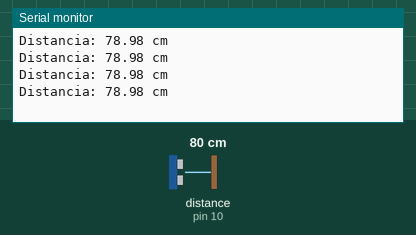
A sketch run on a simulated Arduino Uno, built with avr-gcc and run on an emulated ATmega328P. Shown: the last lines printed to the serial monitor. Wiring (inferred from the names in the program): ultrasonic range finder: trigger pin 9; echo pin 10. Inputs (shaded band) come from the test bench; at power-on: distance to the obstacle (sensor on pin 10) 80 cm. The echo pulse lasts 58.3 µs per cm.

Above: at 1.2 s.
1.3 s: distance to the obstacle (sensor on pin 10) set to 2 cm
At 1.74 s:
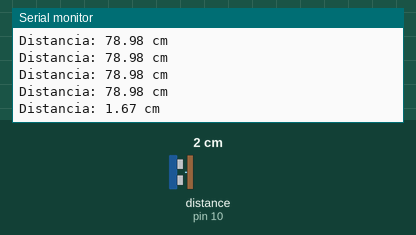
2.8 s: distance to the obstacle (sensor on pin 10) set to 4 cm
At 2.94 s:
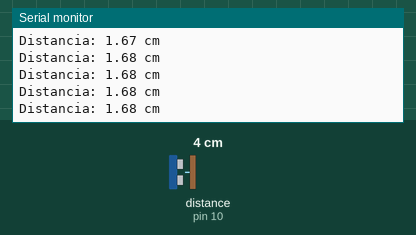
Timing chart, 0 to 5.8 s (numbered marks = the images above; inputs shaded):
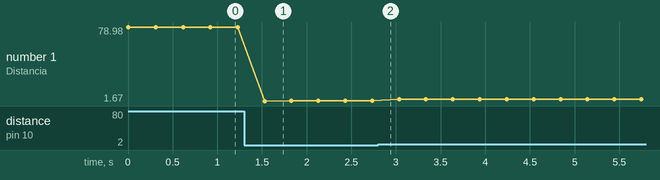

The sketch:

SENSOR_ULTRASONICO.ino
```cpp
#include <Arduino.h>

#define TRIG 9
#define ECHO 10

long duracion;
float distancia;

void setup() {
  Serial.begin(115200);
  pinMode(TRIG, OUTPUT);
  pinMode(ECHO, INPUT);
}

void loop() {
  distancia = medirDistancia();

  Serial.print("Distancia: ");
  Serial.print(distancia);
  Serial.println(" cm");

  delay(300);
}

float medirDistancia() {
  digitalWrite(TRIG, LOW);
  delayMicroseconds(2);

  digitalWrite(TRIG, HIGH);
  delayMicroseconds(10);
  digitalWrite(TRIG, LOW);

  duracion = pulseIn(ECHO, HIGH);

  float distancia = duracion * 0.034 / 2;

  return distancia;
}
```

Measured:
- after the input at 1.3 s, the serial monitor: prints a new line after 0.23 s (image 1)
- plotted number 1: 78.98 → 1.68 after the input at 1.3 s, 1.68 → 3.67 after the input at 2.8 s
